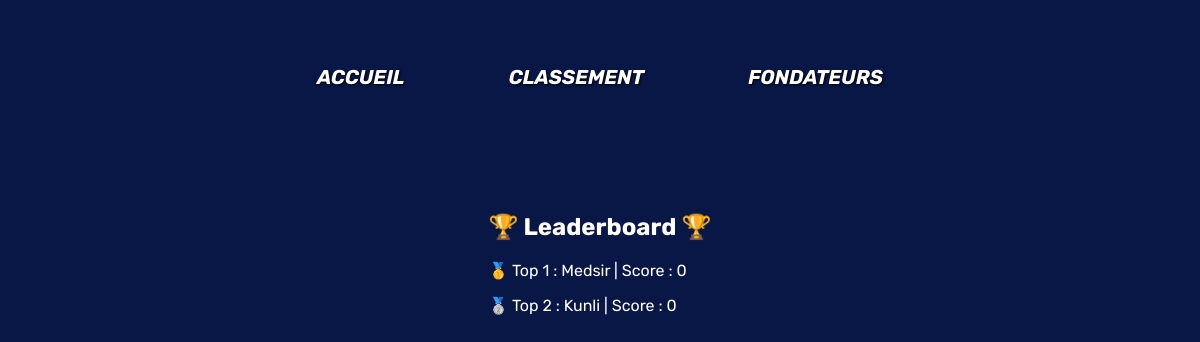
The page /leaderboard on the database as committed earlier.
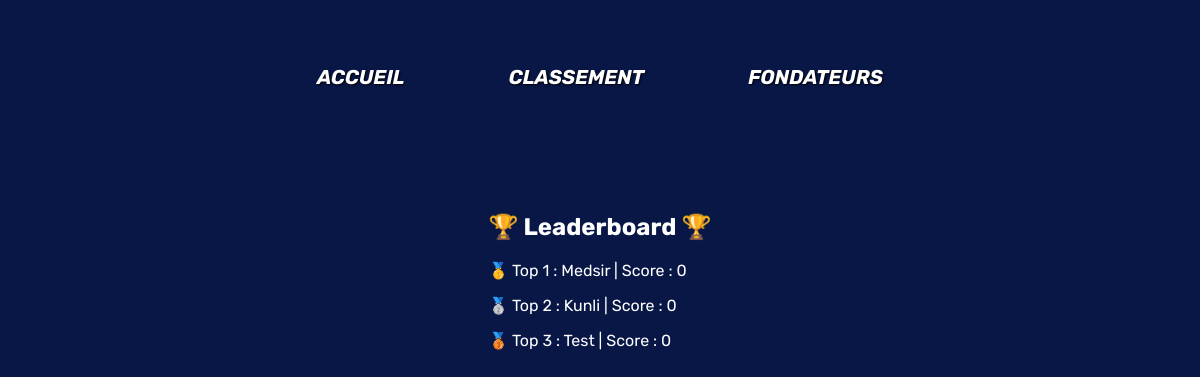
The same page on the database as committed later.
### tables this page shows
CREATE TABLE users (
    id INTEGER PRIMARY KEY AUTOINCREMENT,
    username TEXT NOT NULL,
    email TEXT NOT NULL,
    password TEXT NOT NULL,
    nb_parties INTEGER,
    nb_victoires_classique INTEGER,
    nb_victoires_tournois INTEGER,
    taux_victoire INTEGER,
    rang TEXT,
    score_total INTEGER,
    niveau INTEGER,
    avatar TEXT

);

CREATE TABLE leaderboard (
    id INT PRIMARY KEY,
    score TEXT NOT NULL,
    FOREIGN KEY (id) REFERENCES users(id)
    
);

### main.py (the view)
@app.route("/leaderboard")
def leaderboard():
    leaderboard_list = get_leaderboard()
    return render_template("./leaderboard.html", leaderboard=leaderboard_list, iter_liste=range(len(leaderboard_list)))

### kfonctions.py (called while the page is built)
def get_leaderboard()->list[tuple]:
    try:
        con = sqlite3.connect("./database/database.db")
        cur = con.cursor()
        sqlreq = f"SELECT score, username FROM leaderboard JOIN users ON users.id = leaderboard.id ORDER BY score DESC"
        res = cur.execute(sqlreq)
        reslist = res.fetchall()
        con.close()
        print("test", reslist)
        if(len(reslist) > 10):
            return reslist[0:9]
        else:
            return reslist
    except Exception as erreur:
        print("Erreur dans get_leaderboard() :", erreur)
        return []

### templates/leaderboard.html (shortened to what this page needs)
<!DOCTYPE html>
<html>
<head>
    <link rel="stylesheet" href="{{url_for('static', filename='leaderboard.css')}}">
</head>
<body class="leaderboard_body">
    <div class="haut_de_page">
        <div class="container_main">
            <div class="header">
                <a class="header_link" href="/">ACCUEIL</a>
                <a class="header_link" href="leaderboard">CLASSEMENT</a>
                <a class="header_link" href="/">FONDATEURS</a>
            </div>
            <div class="leaderboard_container">
                <div class="leaderboard">
                    <h2 class="leaderboard_title"> 🏆 Leaderboard 🏆 </h2>
                    {% for i in iter_liste %}
                        {% if i == 0 : %}
                        <p> 🥇 Top {{i+1}} : {{leaderboard[i][1]}} | Score : {{leaderboard[i][0]}}</p>
                        {% elif i == 1 %}
                        <p> 🥈 Top {{i+1}} : {{leaderboard[i][1]}} | Score : {{leaderboard[i][0]}}</p>
                        {% elif i == 2 %}
                        <p> 🥉 Top {{i+1}} : {{leaderboard[i][1]}} | Score : {{leaderboard[i][0]}}</p>
                        {% else %}
                        <p> Top {{i+1}} : {{leaderboard[i][1]}} | Score : {{leaderboard[i][0]}}</p>
                        {% endif %}
                    {% endfor %}
                </div>
            </div>
            </div>
</body>
</html>

Rows that differ between the two databases and show on the page:
added users: username "Test"
added leaderboard: score "0"
Other text that changed with them:
new list line: "🥉 Top 3 : | Score :"
